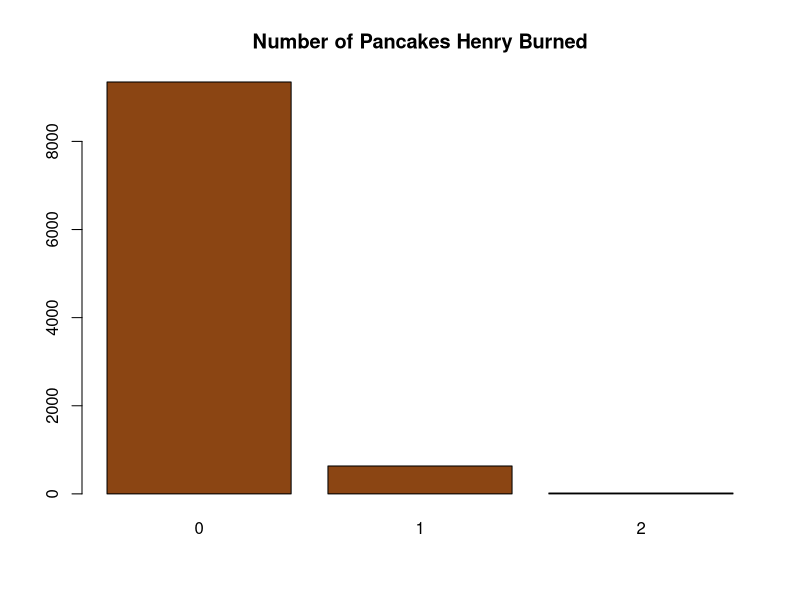

R code for this plot:
## ---- chunk 1
pbinom(6, 20, 0.4)
## ---- chunk 2
dbinom(5, 10, 0.5)
dbinom(50, 100, 0.5)
dbinom(500, 1000, 0.5)
## ---- chunk 3
mylist<-c(rep(1, 8), rep(0,992))
Bern.Trials.9<-sample(mylist, 9, replace=TRUE)
X<-sum(Bern.Trials.9)
X
## ---- chunk 4
set.seed(0)
number.mistakes<-NULL #making an empty list
n.days<-10000  #number of days Henry makes pancakes

for (i in 1:n.days){

  Bern.Trials.9<-sample(mylist, 9, replace=TRUE)
  X<-sum(Bern.Trials.9)  #Adding up the 4 Independent Bernoulli Trials to get my Binomial variable
  number.mistakes<-c(number.mistakes, X)
}

table(number.mistakes)/n.days

barplot(table(number.mistakes),names.arg=c(0,1,2), main="Number of Pancakes Henry Burned", col="chocolate4")  
## ---- chunk 5
1 - pbinom(1, 9, 0.008)
## ---- chunk 6
rand.draw <- rbinom(1000, 100, 0.01)
mean(rand.draw >= 2)
## ---- chunk 7
1 - pbinom(1, 100, 0.01)
